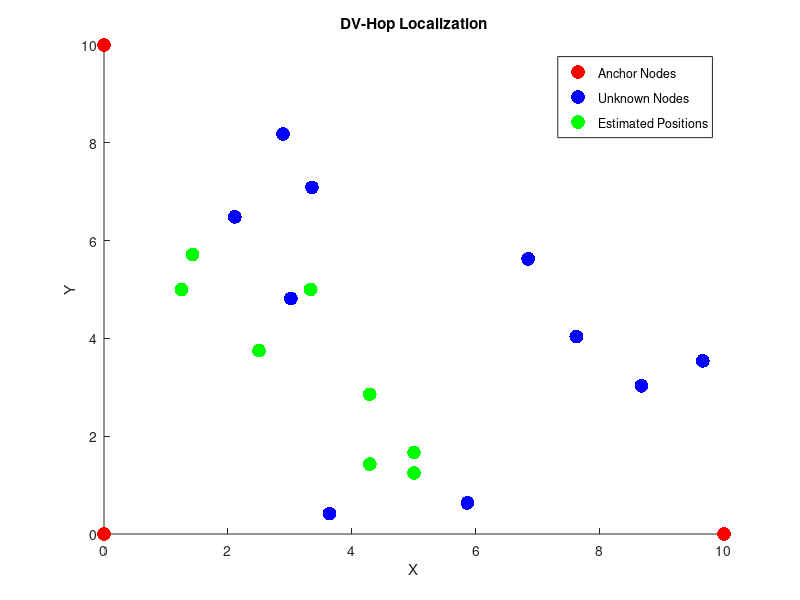

Write the MATLAB code that produced this figure.
% Define the positions of anchor nodes and unknown nodes
anchorNodes = [
    0, 0;
    0, 10;
    10, 0
];
numUnknownNodes = 10; % Number of unknown nodes
unknownNodes = rand(numUnknownNodes, 2) * 10; % Generate random positions for unknown nodes

% Define the average hop distance
avgHopDistance = 3; % You can adjust this value based on your network characteristics

% Calculate the distances between anchor nodes and unknown nodes
distances = zeros(size(anchorNodes, 1), numUnknownNodes);
for i = 1:numUnknownNodes
    distances(:, i) = sqrt(sum((anchorNodes - unknownNodes(i, :)).^2, 2));
end

% Estimate the hop counts based on the average hop distance
hopCounts = distances / avgHopDistance;

% Round hop counts to integers
hopCounts = round(hopCounts);

% Calculate the estimated positions using DV-Hop algorithm for each unknown node
estimatedPositions = zeros(numUnknownNodes, 2);
for i = 1:numUnknownNodes
    for j = 1:size(anchorNodes, 1)
        estimatedPositions(i, :) = estimatedPositions(i, :) + anchorNodes(j, :) * hopCounts(j, i);
    end
    estimatedPositions(i, :) = estimatedPositions(i, :) / sum(hopCounts(:, i));
end

% Plot the positions of anchor nodes, unknown nodes, and their estimated positions
figure;
hold on;
scatter(anchorNodes(:, 1), anchorNodes(:, 2), 100, 'filled', 'MarkerFaceColor', 'r'); % Anchor nodes
scatter(unknownNodes(:, 1), unknownNodes(:, 2), 100, 'filled', 'MarkerFaceColor', 'b'); % Unknown nodes
scatter(estimatedPositions(:, 1), estimatedPositions(:, 2), 100, 'filled', 'MarkerFaceColor', 'g'); % Estimated positions
legend('Anchor Nodes', 'Unknown Nodes', 'Estimated Positions');
xlabel('X');
ylabel('Y');
title('DV-Hop Localization');
hold off;
